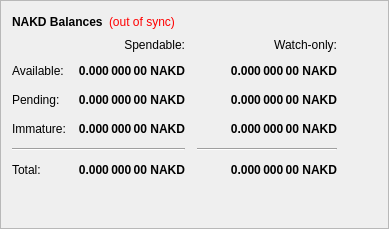
        <widget class="QFrame" name="frame">
         <property name="frameShape">
          <enum>QFrame::StyledPanel</enum>
         </property>
         <property name="frameShadow">
          <enum>QFrame::Raised</enum>
         </property>
         <layout class="QVBoxLayout" name="verticalLayout_4">
          <item>
           <layout class="QHBoxLayout" name="horizontalLayout_4">
            <item>
             <widget class="QLabel" name="label_5">
              <property name="font">
               <font>
                <weight>75</weight>
                <bold>true</bold>
               </font>
              </property>
              <property name="text">
               <string>NAKD Balances</string>
              </property>
             </widget>
            </item>
            <item>
             <widget class="QLabel" name="labelWalletStatus">
              <property name="cursor">
               <cursorShape>WhatsThisCursor</cursorShape>
              </property>
              <property name="toolTip">
               <string>The displayed information may be out of date. Your wallet automatically synchronizes with the Nakedcash network after a connection is established, but this process has not completed yet.</string>
              </property>
              <property name="styleSheet">
               <string notr="true">QLabel { color: red; }</string>
              </property>
              <property name="text">
               <string notr="true">(out of sync)</string>
              </property>
              <property name="alignment">
               <set>Qt::AlignLeading|Qt::AlignLeft|Qt::AlignVCenter</set>
              </property>
             </widget>
            </item>
            <item>
             <spacer name="horizontalSpacer_3">
              <property name="orientation">
               <enum>Qt::Horizontal</enum>
              </property>
              <property name="sizeHint" stdset="0">
               <size>
                <width>40</width>
                <height>20</height>
               </size>
              </property>
             </spacer>
            </item>
           </layout>
          </item>
          <item>
           <layout class="QGridLayout" name="gridLayout">
            <property name="spacing">
             <number>12</number>
            </property>
            <item row="2" column="2">
             <widget class="QLabel" name="labelWatchPending">
              <property name="font">
               <font>
                <weight>75</weight>
                <bold>true</bold>
               </font>
              </property>
              <property name="cursor">
               <cursorShape>IBeamCursor</cursorShape>
              </property>
              <property name="toolTip">
               <string>Unconfirmed transactions to watch-only addresses</string>
              </property>
              <property name="text">
               <string notr="true">0.000 000 00 NAKD</string>
              </property>
              <property name="alignment">
               <set>Qt::AlignRight|Qt::AlignTrailing|Qt::AlignVCenter</set>
              </property>
              <property name="textInteractionFlags">
               <set>Qt::LinksAccessibleByMouse|Qt::TextSelectableByKeyboard|Qt::TextSelectableByMouse</set>
              </property>
             </widget>
            </item>
            <item row="2" column="1">
             <widget class="QLabel" name="labelUnconfirmed">
              <property name="font">
               <font>
                <weight>75</weight>
                <bold>true</bold>
               </font>
              </property>
              <property name="cursor">
               <cursorShape>IBeamCursor</cursorShape>
              </property>
              <property name="toolTip">
               <string>Total of transactions that have yet to be confirmed, and do not yet count toward the spendable balance</string>
              </property>
              <property name="text">
               <string notr="true">0.000 000 00 NAKD</string>
              </property>
              <property name="alignment">
               <set>Qt::AlignRight|Qt::AlignTrailing|Qt::AlignVCenter</set>
              </property>
              <property name="textInteractionFlags">
               <set>Qt::LinksAccessibleByMouse|Qt::TextSelectableByKeyboard|Qt::TextSelectableByMouse</set>
              </property>
             </widget>
            </item>
            <item row="3" column="2">
             <widget class="QLabel" name="labelWatchImmature">
              <property name="font">
               <font>
                <weight>75</weight>
                <bold>true</bold>
               </font>
              </property>
              <property name="cursor">
               <cursorShape>IBeamCursor</cursorShape>
              </property>
              <property name="toolTip">
               <string>Staked or masternode rewards in watch-only addresses that has not yet matured</string>
              </property>
              <property name="text">
               <string notr="true">0.000 000 00 NAKD</string>
              </property>
              <property name="alignment">
               <set>Qt::AlignRight|Qt::AlignTrailing|Qt::AlignVCenter</set>
              </property>
              <property name="textInteractionFlags">
               <set>Qt::LinksAccessibleByMouse|Qt::TextSelectableByKeyboard|Qt::TextSelectableByMouse</set>
              </property>
             </widget>
            </item>
            <item row="4" column="0" colspan="2">
             <widget class="Line" name="lineSpendableBalance">
              <property name="orientation">
               <enum>Qt::Horizontal</enum>
              </property>
             </widget>
            </item>
            <item row="4" column="2">
             <widget class="Line" name="lineWatchBalance">
              <property name="sizePolicy">
               <sizepolicy hsizetype="Preferred" vsizetype="Fixed">
                <horstretch>0</horstretch>
                <verstretch>0</verstretch>
               </sizepolicy>
              </property>
              <property name="minimumSize">
               <size>
                <width>140</width>
                <height>0</height>
               </size>
              </property>
              <property name="orientation">
               <enum>Qt::Horizontal</enum>
              </property>
             </widget>
            </item>
            <item row="5" column="0">
             <widget class="QLabel" name="labelTotalText">
              <property name="text">
               <string>Total:</string>
              </property>
             </widget>
            </item>
            <item row="3" column="1">
             <widget class="QLabel" name="labelImmature">
              <property name="font">
               <font>
                <weight>75</weight>
                <bold>true</bold>
               </font>
              </property>
              <property name="cursor">
               <cursorShape>IBeamCursor</cursorShape>
              </property>
              <property name="toolTip">
               <string>Staked or masternode rewards that has not yet matured</string>
              </property>
              <property name="text">
               <string notr="true">0.000 000 00 NAKD</string>
              </property>
              <property name="alignment">
               <set>Qt::AlignRight|Qt::AlignTrailing|Qt::AlignVCenter</set>
              </property>
              <property name="textInteractionFlags">
               <set>Qt::LinksAccessibleByMouse|Qt::TextSelectableByKeyboard|Qt::TextSelectableByMouse</set>
              </property>
             </widget>
            </item>
            <item row="2" column="3">
             <spacer name="horizontalSpacer_2">
              <property name="orientation">
               <enum>Qt::Horizontal</enum>
              </property>
              <property name="sizeHint" stdset="0">
               <size>
                <width>40</width>
                <height>20</height>
               </size>
              </property>
             </spacer>
            </item>
            <item row="3" column="0">
             <widget class="QLabel" name="labelImmatureText">
              <property name="text">
               <string>Immature:</string>
              </property>
             </widget>
            </item>
            <item row="5" column="1">
             <widget class="QLabel" name="labelTotal">
              <property name="font">
               <font>
                <weight>75</weight>
                <bold>true</bold>
               </font>
              </property>
              <property name="cursor">
               <cursorShape>IBeamCursor</cursorShape>
              </property>
              <property name="toolTip">
               <string>Your current total balance</string>
              </property>
              <property name="text">
               <string notr="true">0.000 000 00 NAKD</string>
              </property>
              <property name="alignment">
               <set>Qt::AlignRight|Qt::AlignTrailing|Qt::AlignVCenter</set>
              </property>
              <property name="textInteractionFlags">
               <set>Qt::LinksAccessibleByMouse|Qt::TextSelectableByKeyboard|Qt::TextSelectableByMouse</set>
              </property>
             </widget>
            </item>
            <item row="5" column="2">
             <widget class="QLabel" name="labelWatchTotal">
              <property name="font">
               <font>
                <weight>75</weight>
                <bold>true</bold>
               </font>
              </property>
              <property name="cursor">
               <cursorShape>IBeamCursor</cursorShape>
              </property>
              <property name="toolTip">
               <string>Current total balance in watch-only addresses</string>
              </property>
              <property name="text">
               <string notr="true">0.000 000 00 NAKD</string>
              </property>
              <property name="alignment">
               <set>Qt::AlignRight|Qt::AlignTrailing|Qt::AlignVCenter</set>
              </property>
              <property name="textInteractionFlags">
               <set>Qt::LinksAccessibleByMouse|Qt::TextSelectableByKeyboard|Qt::TextSelectableByMouse</set>
              </property>
             </widget>
            </item>
            <item row="0" column="2">
             <widget class="QLabel" name="labelWatchonly">
              <property name="text">
               <string>Watch-only:</string>
              </property>
              <property name="alignment">
               <set>Qt::AlignRight|Qt::AlignTrailing|Qt::AlignVCenter</set>
              </property>
             </widget>
            </item>
            <item row="1" column="0">
             <widget class="QLabel" name="labelBalanceText">
              <property name="text">
               <string>Available:</string>
              </property>
             </widget>
            </item>
            <item row="1" column="1">
             <widget class="QLabel" name="labelBalance">
              <property name="font">
               <font>
                <weight>75</weight>
                <bold>true</bold>
               </font>
              </property>
              <property name="cursor">
               <cursorShape>IBeamCursor</cursorShape>
              </property>
              <property name="toolTip">
               <string>Your current spendable balance</string>
              </property>
              <property name="text">
               <string notr="true">0.000 000 00 NAKD</string>
              </property>
              <property name="alignment">
               <set>Qt::AlignRight|Qt::AlignTrailing|Qt::AlignVCenter</set>
              </property>
              <property name="textInteractionFlags">
               <set>Qt::LinksAccessibleByMouse|Qt::TextSelectableByKeyboard|Qt::TextSelectableByMouse</set>
              </property>
             </widget>
            </item>
            <item row="1" column="2">
             <widget class="QLabel" name="labelWatchAvailable">
              <property name="font">
               <font>
                <weight>75</weight>
                <bold>true</bold>
               </font>
              </property>
              <property name="cursor">
               <cursorShape>IBeamCursor</cursorShape>
              </property>
              <property name="toolTip">
               <string>Your current balance in watch-only addresses</string>
              </property>
              <property name="text">
               <string notr="true">0.000 000 00 NAKD</string>
              </property>
              <property name="alignment">
               <set>Qt::AlignRight|Qt::AlignTrailing|Qt::AlignVCenter</set>
              </property>
              <property name="textInteractionFlags">
               <set>Qt::LinksAccessibleByMouse|Qt::TextSelectableByKeyboard|Qt::TextSelectableByMouse</set>
              </property>
             </widget>
            </item>
            <item row="2" column="0">
             <widget class="QLabel" name="labelPendingText">
              <property name="text">
               <string>Pending:</string>
              </property>
             </widget>
            </item>
            <item row="0" column="1">
             <widget class="QLabel" name="labelSpendable">
              <property name="text">
               <string>Spendable:</string>
              </property>
              <property name="alignment">
               <set>Qt::AlignRight|Qt::AlignTrailing|Qt::AlignVCenter</set>
              </property>
             </widget>
            </item>
           </layout>
          </item>
          <item>
           <spacer name="verticalSpacer_4">
            <property name="orientation">
             <enum>Qt::Vertical</enum>
            </property>
            <property name="sizeHint" stdset="0">
             <size>
              <width>20</width>
              <height>40</height>
             </size>
            </property>
           </spacer>
          </item>
         </layout>
        </widget>
